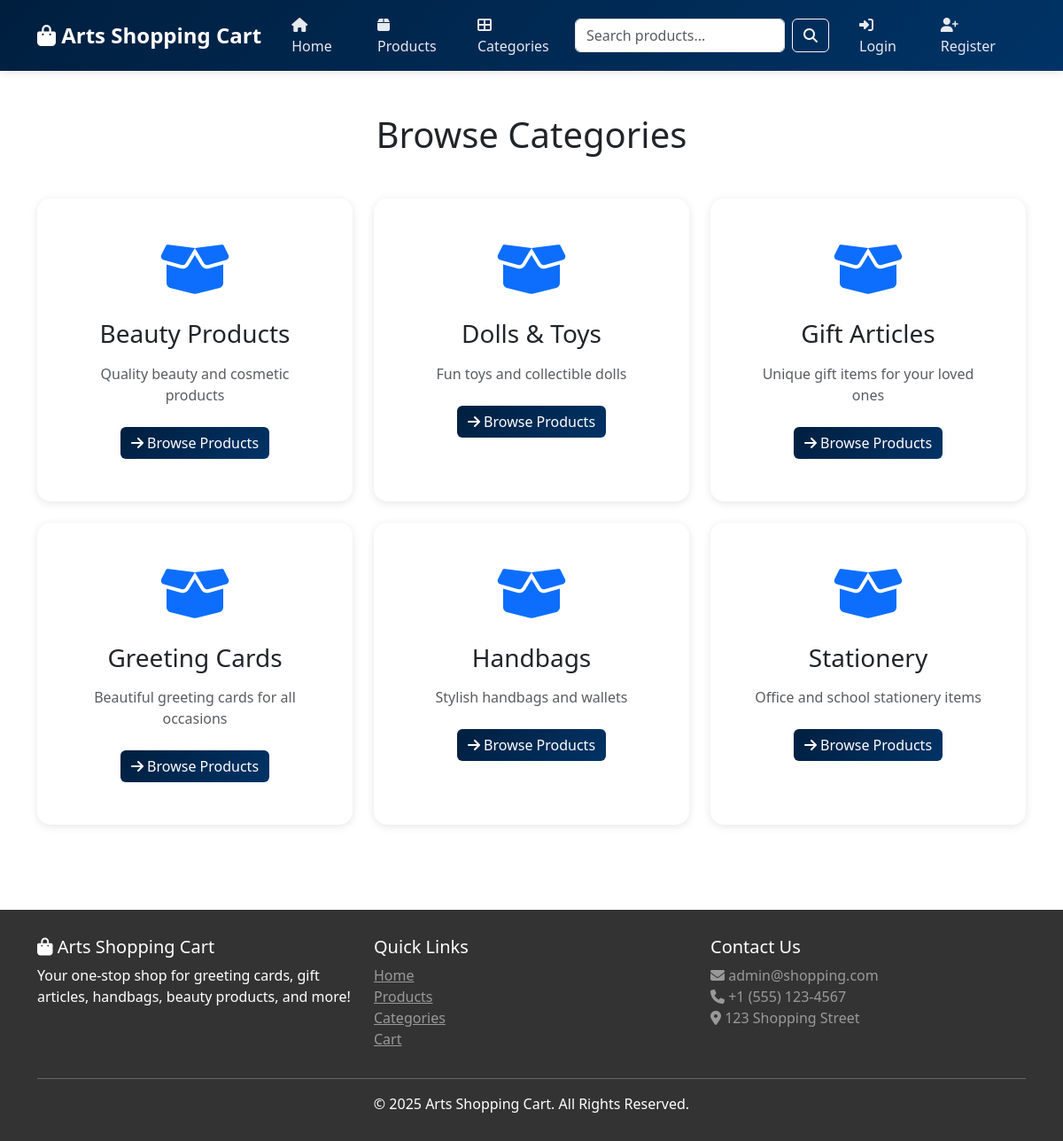
/categories.php, run on the app's committed database.
### tables this page shows
CREATE TABLE IF NOT EXISTS categories (
    id INT AUTO_INCREMENT PRIMARY KEY,
    name VARCHAR(100) NOT NULL,
    description TEXT,
    image VARCHAR(255),
    created_at TIMESTAMP DEFAULT CURRENT_TIMESTAMP
);

### includes/db.php (called while the page is built, shortened)
<?php
class Database {
    private $conn;
    public function __construct() {
        try {
            $this->conn = new mysqli(DB_HOST, DB_USER, DB_PASS, DB_NAME);
            $this->conn->set_charset("utf8mb4");
        } catch (Exception $e) {
            die("Database Error: " . $e->getMessage());
        }
    }
    public function query($sql) {
        $result = $this->conn->query($sql);
        return $result;
    }
}
$db = new Database();
?>

### includes/functions.php (called while the page is built, shortened)
<?php
require_once 'db.php';
function getCategories() {
    global $db;
    $result = $db->query("SELECT * FROM categories ORDER BY name ASC");
    return $result->fetch_all(MYSQLI_ASSOC);
}
?>

### categories.php (the view, shortened to what this page needs)
<?php
include 'includes/header.php';
$categories = getCategories();
?>
<div class="container my-5">
    <h1 class="text-center mb-5">Browse Categories</h1>
    <div class="row g-4">
        <?php foreach ($categories as $category): ?>
            <div class="col-md-4">
                <a href="products.php?category=<?php echo $category['id']; ?>" class="text-decoration-none">
                    <div class="card category-card h-100">
                        <div class="card-body text-center p-5">
                            <i class="fas fa-box-open fa-4x text-primary mb-4"></i>
                            <h3 class="card-title text-dark"><?php echo htmlspecialchars($category['name']); ?></h3>
                            <p class="card-text text-muted mt-3"><?php echo htmlspecialchars($category['description']); ?></p>
                            <div class="mt-4">
                                <span class="btn btn-primary">
                                    <i class="fas fa-arrow-right"></i> Browse Products
                                </span>
                            </div>
                        </div>
                    </div>
                </a>
            </div>
        <?php endforeach; ?>
    </div>
</div>
<?php include 'includes/footer.php'; ?>

### includes/header.php (style rules this page uses)
:root { --primary-color: #001f3f; --secondary-color: #003366; --dark-color: #333; --light-color: #f8f9fa; }
body { font-family: 'Segoe UI', Tahoma, Geneva, Verdana, sans-serif; min-height: 100vh; display: flex; flex-direction: column; }
.btn-primary { background: linear-gradient(135deg, var(--primary-color), var(--secondary-color)); border: none; }
.card { border: none; border-radius: 15px; overflow: hidden; transition: all 0.3s; box-shadow: 0 2px 10px rgba(0,0,0,0.1); }
.category-card { cursor: pointer; transition: all 0.3s; }

### data on the page
categories: name "Beauty Products", description "Quality beauty and cosmetic products"
categories: name "Dolls & Toys", description "Fun toys and collectible dolls"
categories: name "Gift Articles", description "Unique gift items for your loved ones"
categories: name "Greeting Cards", description "Beautiful greeting cards for all occasions"
categories: name "Handbags", description "Stylish handbags and wallets"
categories: name "Stationery", description "Office and school stationery items"

### other printed values
SITE_NAME "Arts Shopping Cart"
ADMIN_EMAIL "admin@shopping.com"
